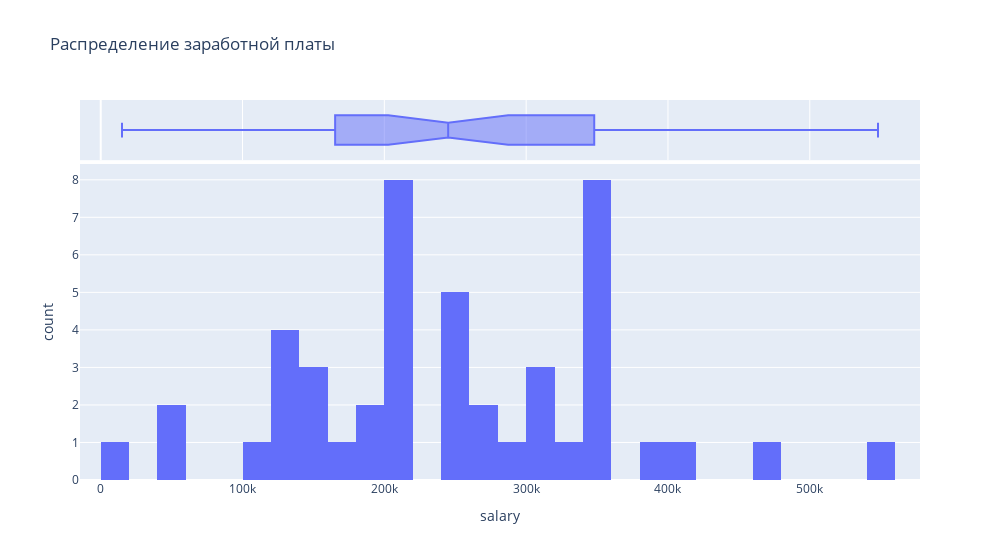

Notebook cell for this chart:
### Markdown cell above
Среди обязанностей предсказуемо чаще всего встречаются общие фразы про анализ данных, разработку/построение моделей машинного обучения.

Необходимость управления командой, обучения, внедрения моделей и прочее встречаются гораздо реже.

### Code cell
fig = px.histogram(
    data_frame=df,
    x='salary',
    title='Распределение заработной платы',
    marginal='box',
    width=1000
)
fig.show()

### Figure 1 — Plotly figure (JSON) as saved in the notebook; plotly's stock layout.template omitted (floating-point values rounded to 4 significant figures; data arrays with more than 128 entries replaced by an {"elided": "..."} marker saying what was removed)
{"data": [{"alignmentgroup": "True", "bingroup": "x", "hovertemplate": "salary=%{x}<br>count=%{y}<extra></extra>", "legendgroup": "", "marker": {"color": "#636efa", "pattern": {"shape": ""}}, "name": "", "offsetgroup": "", "orientation": "v", "showlegend": false, "type": "histogram", "x": {"elided": "413 float values"}, "xaxis": "x", "yaxis": "y"}, {"alignmentgroup": "True", "hovertemplate": "salary=%{x}<extra></extra>", "legendgroup": "", "marker": {"color": "#636efa"}, "name": "", "notched": true, "offsetgroup": "", "showlegend": false, "type": "box", "x": {"elided": "413 float values"}, "xaxis": "x2", "yaxis": "y2"}], "layout": {"barmode": "relative", "legend": {"tracegroupgap": 0}, "title": {"text": "Распределение заработной платы"}, "width": 1000, "xaxis": {"anchor": "y", "domain": [0, 1], "title": {"text": "salary"}}, "xaxis2": {"anchor": "y2", "domain": [0, 1], "matches": "x", "showgrid": true, "showticklabels": false}, "yaxis": {"anchor": "x", "domain": [0, 0.8316], "title": {"text": "count"}}, "yaxis2": {"anchor": "x2", "domain": [0.8416, 1], "matches": "y2", "showgrid": false, "showline": false, "showticklabels": false, "ticks": ""}}}
